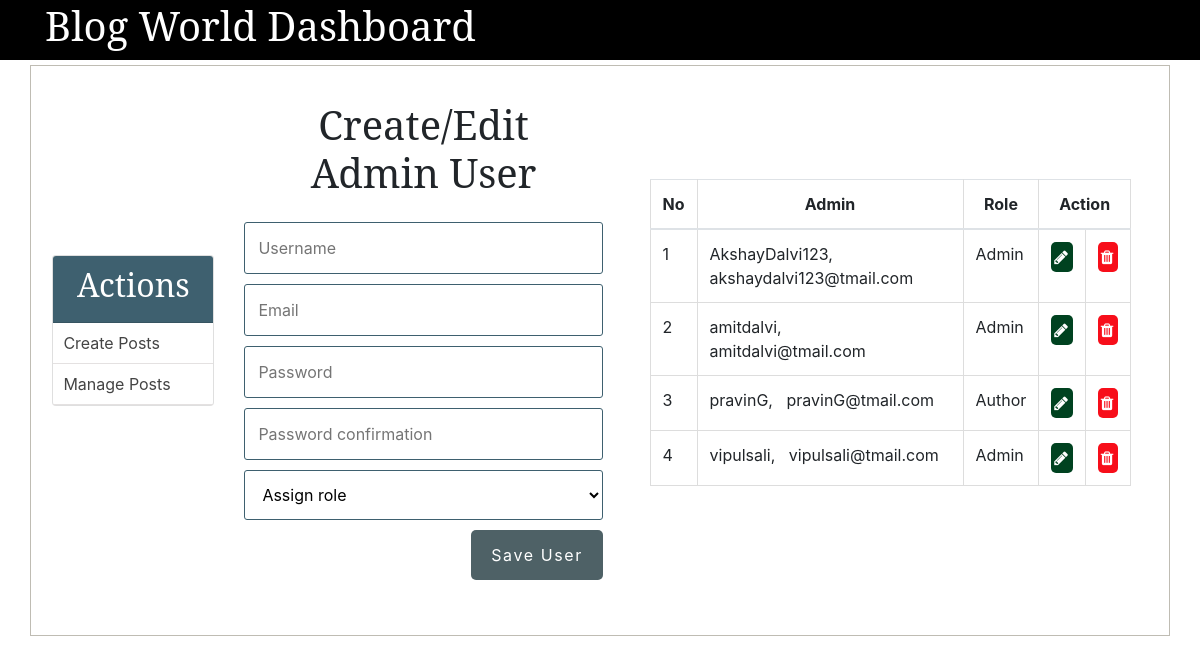
The page /admin/users.php on the database as committed earlier.
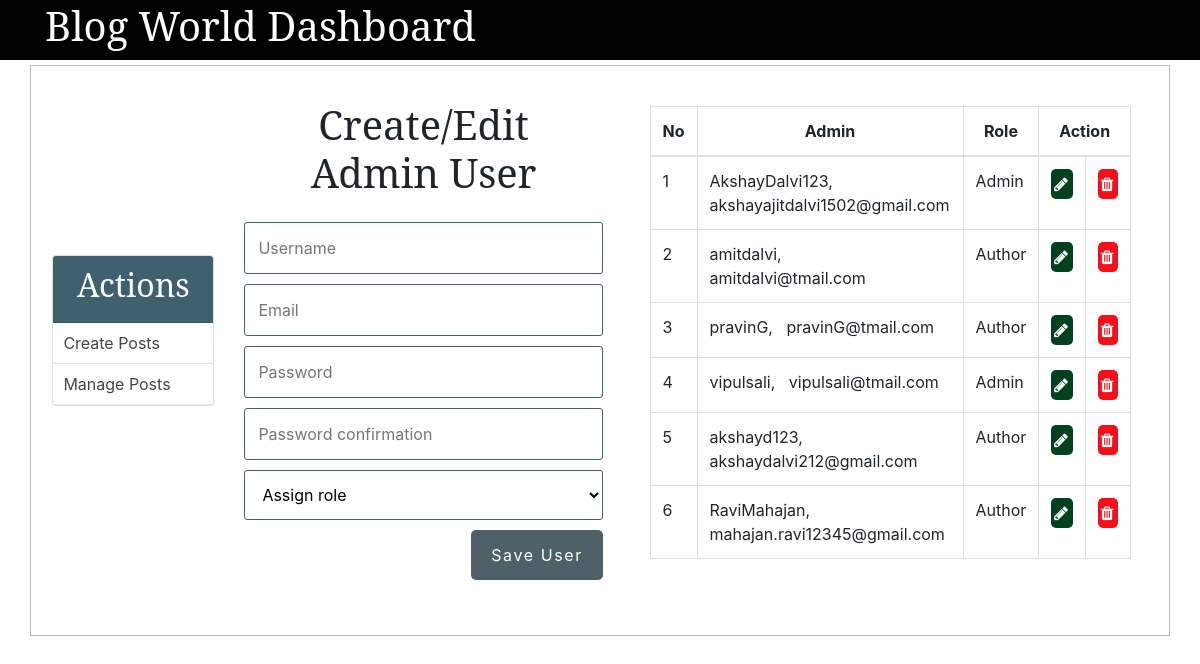
The same page on the database as committed later.
### tables this page shows
CREATE TABLE `users` (
  `id` int(11) NOT NULL,
  `username` varchar(255) NOT NULL,
  `email` varchar(255) NOT NULL,
  `role` enum('Author','Admin') DEFAULT NULL,
  `password` varchar(255) NOT NULL,
  `created_at` timestamp NULL DEFAULT current_timestamp(),
  `updated_at` timestamp NULL DEFAULT NULL
);

### admin/main/admin_functions.php (called while the page is built, shortened)
<?php
$isEditingUser = false;
$username = "";
$email = "";
function getAdminUsers(){
	global $conn, $roles;
	$sql = "SELECT * FROM users";
	$result = mysqli_query($conn, $sql);
	$users = mysqli_fetch_all($result, MYSQLI_ASSOC);
	return $users;
}
?>

### admin/users.php (the view, shortened to what this page needs)
<?php  include('../config.php'); ?>
<?php  include(ROOT_PATH . '/admin/main/admin_functions.php'); ?>
<?php
	$admins = getAdminUsers();
?>
<?php include(ROOT_PATH . '/admin/main/head_section.php'); ?>
</head>
<body>
	<?php include(ROOT_PATH . '/admin/main/navbar.php') ?>
	<div class="container content row justify-content-center align-items-center">
		<?php include(ROOT_PATH . '/admin/main/menu.php') ?>
		<div class="action">
			<h1 class="page-title">Create/Edit Admin User</h1>
			<form method="post" action="<?php echo BASE_URL . 'admin/users.php'; ?>" >
				<input type="text" name="username" value="<?php echo $username; ?>" placeholder="Username">
				<input type="email" name="email" value="<?php echo $email ?>" placeholder="Email">
				<input type="password" name="password" placeholder="Password">
				<input type="password" name="passwordConfirmation" placeholder="Password confirmation">
				<select name="role">
					<option value="" selected disabled>Assign role</option>
				</select>
				<?php if ($isEditingUser === true): ?>
					<button type="submit" class="btn" name="update_admin">UPDATE</button>
				<?php else: ?>
					<button type="submit" class="btn" name="create_admin">Save User</button>
				<?php endif ?>
			</form>
		</div>
		<div class="table-div">
			<?php if (empty($admins)): ?>
				<h1>No admins in the database.</h1>
			<?php else: ?>
				<table class="table">
					<thead>
						<th>No</th>
						<th>Admin</th>
						<th>Role</th>
						<th colspan="2">Action</th>
					</thead>
					<tbody>
					<?php foreach ($admins as $key => $admin): ?>
						<tr>
							<td><?php echo $key + 1; ?></td>
							<td>
								<?php echo $admin['username']; ?>, &nbsp;
								<?php echo $admin['email']; ?>
							</td>
							<td><?php echo $admin['role']; ?></td>
							<td>
								<a class="fa fa-pencil btn edit"
									href="users.php?edit-admin=<?php echo $admin['id'] ?>">
								</a>
							</td>
							<td>
								<a class="fa fa-trash btn delete"
									 href="users.php?delete-admin=<?php echo $admin['id'] ?>">
								</a>
							</td>
						</tr>
					<?php endforeach ?>
					</tbody>
				</table>
			<?php endif ?>
		</div>
	</div>
</body>
</html>

Rows that differ between the two databases and show on the page:
changed users "AkshayDalvi123": email "akshaydalvi123@tmail.com" → "akshayajitdalvi1502@gmail.com"
changed users "amitdalvi": role "Admin" → "Author"
added users: username "akshayd123", email "akshaydalvi212@gmail.com", role "Author"
added users: username "RaviMahajan", email "mahajan.ravi12345@gmail.com", role "Author"
